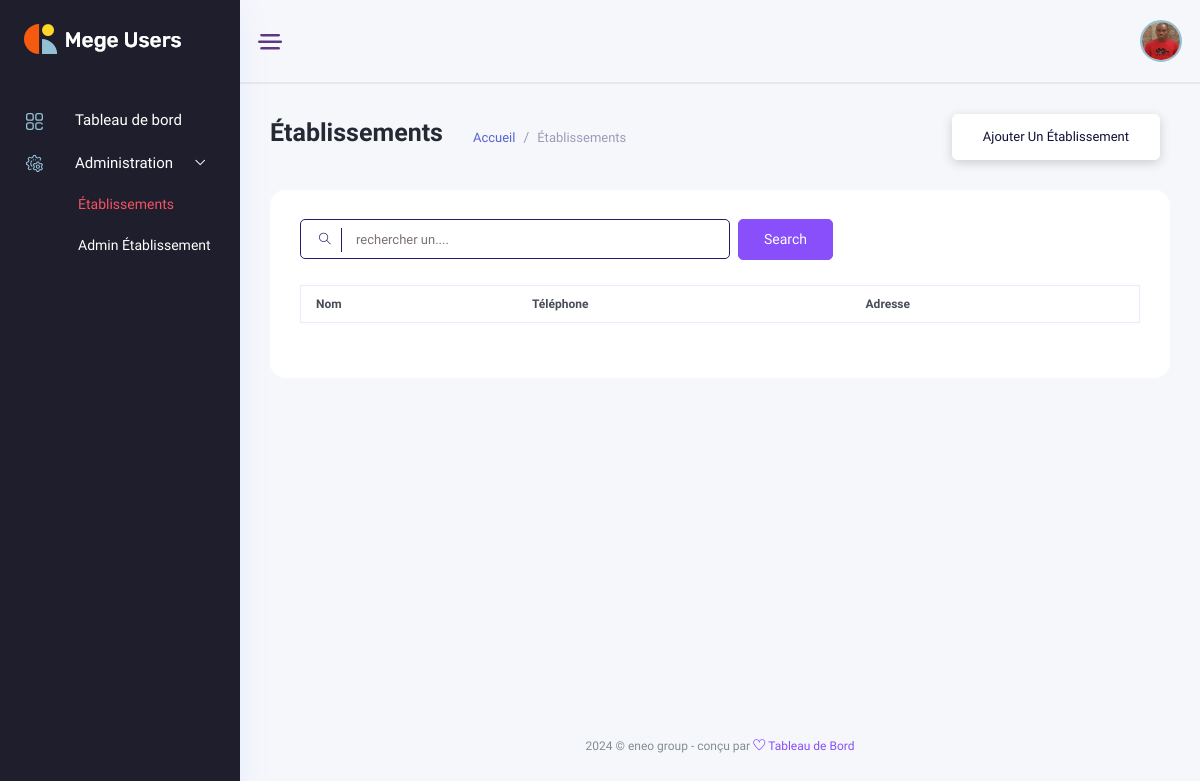
The app's page /établissements/, older data.
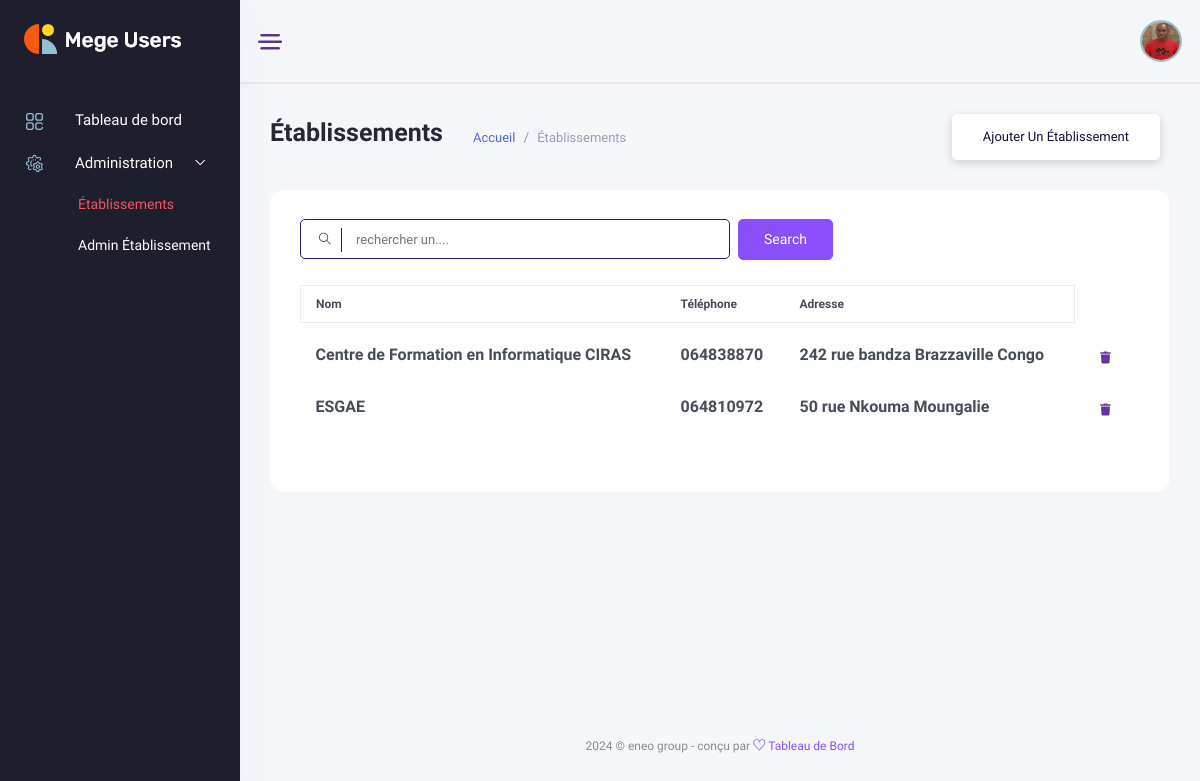
The same page, newer data.
### backend/models/gestion_ecole.py (models this page shows, shortened)
class Etablishment(models.Model):
    name = models.CharField(max_length=120)
    tel = models.CharField(max_length=20)
    address = models.CharField(max_length=100)
    social_address = models.CharField(max_length=100, blank=True, null=True)
    email = models.EmailField(max_length=200, blank=True, null=True)
    bulletin_foot = models.CharField(max_length=50, blank=True, null=True)
    currency = models.CharField(max_length=50, choices=currencies, blank=True, null=True)
    système = models.CharField(max_length=50, choices=systemes, blank=True, null=True)
    status_fees = models.CharField(max_length=50, choices=statues, blank=True, null=True)
    subscription_fees = models.IntegerField(default=1000, blank=True, null=True)
    month = models.IntegerField(default=9, blank=True, null=True)
    re_registration_fees = models.IntegerField(default=800, blank=True, null=True)

### administration/views.py (called while the page is built)
    def get(self, request, *args, **kwargs):
        schools = Etablishment.objects.all()
        return render(request, template_name=self.template_name, context={'schools':schools})

### administration/templates/administration/schools/schools.html (shortened to what this page needs)
{% extends '../base.html' %}
{% load static %}
{% block content %}
<div class="main_content_iner overly_inner ">
    <div class="container-fluid p-0 ">
        <div class="row">
            <div class="col-12">
                <div class="page_title_box d-flex flex-wrap align-items-center justify-content-between">
                    <div class="page_title_left d-flex align-items-center">
                        <h3 class="f_s_25 f_w_700 dark_text mr_30">Établissements</h3>
                        <ol class="breadcrumb page_bradcam mb-0">
                            <li class="breadcrumb-item"><a class='text-primary' href='{% url "administration:index" %}'> Accueil</a></li>
                            <li class="breadcrumb-item"><a>Établissements</a></li>
                        </ol>
                    </div>
                    <div class="page_title_right">
                        <div class="page_date_button d-flex align-items-center">
                            <a href='{% url "administration:add_school" %}' class="white_btn3">Ajouter un établissement</a>
                        </div>
                    </div>
                </div>
            </div>
        </div>
        <div class="row">
            <div class="col-lg-12">
                <div class="white_card card_height_100 mb_30 pt-4">
                    <div class="white_card_body">
                        <div class="QA_section">
                            <div class="white_box_tittle list_header">
                                <div class="box_right d-flex lms_block">
                                    <div class="serach_field_2">
                                        <div class="search_inner">
                                            <form Active="#">
                                                <div class="search_field">
                                                    <input type="text" id="searchInput" placeholder="rechercher un....">
                                                </div>
                                                <button type="submit"> <i class="ti-search"></i> </button>
                                            </form>
                                        </div>
                                    </div>
                                    <div class="add_button ms-2">
                                        <a href="#" data-toggle="modal" data-target="#addcategory" class="btn_1">search</a>
                                    </div>
                                </div>
                            </div>
                            <div class="QA_table mb_30">
                                <table id="dataTable" class="table lms_table_active ">
                                    <thead>
                                        <tr>
                                            <th scope="col">Nom</th>
                                            <th scope="col">Téléphone</th>
                                            <th scope="col">Adresse</th>
                                        </tr>
                                    </thead>
                                    <tbody id="elementList">
                                        {% for school in schools %}
                                            <tr data-id="{{ item.id }}">
                                                <td><h6> {{ school.name }} </h6></td>
                                                <td><h6> {{ school.tel }} </h6></td>
                                                <td><h6> {{ school.address }} </h6></td>
                                                <td>
                                                    <div class="action_btns d-flex">
                                                        <a href="#" onclick="deleteItem({{ school.id }})" class="action_btn"> <i class="fas fa-trash"></i> </a>
                                                    </div>
                                                </td>
                                            </tr>
                                        {% endfor %}
                                    </tbody>
                                </table>
                            </div>
                        </div>
                    </div>
                </div>
            </div>
        </div>
    </div>
</div>
{% endblock content %}

### administration/templates/administration/base.html (shortened to what this page needs)
<!DOCTYPE html>
{% load static %}
<html lang="fr">
<head>
    <link rel="stylesheet" href="{% static 'css/bootstrap1.min.css' %}" />
    <link rel="stylesheet" href="{% static 'vendors/themefy_icon/themify-icons.css' %}" />
    <link rel="stylesheet" href="{% static 'vendors/niceselect/css/nice-select.css' %}" />
    <link rel="stylesheet" href="{% static 'vendors/owl_carousel/css/owl.carousel.css' %}" />
    <link rel="stylesheet" href="{% static 'vendors/gijgo/gijgo.min.css' %}" />
    <link rel="stylesheet" href="{% static 'vendors/font_awesome/css/all.min.css' %}" />
    <link rel="stylesheet" href="{% static 'vendors/tagsinput/tagsinput.css' %}" />
    <link rel="stylesheet" href="{% static 'vendors/datepicker/date-picker.css' %}" />
    <link rel="stylesheet" href="{% static 'vendors/vectormap-home/vectormap-2.0.2.css' %}" />
    <link rel="stylesheet" href="{% static 'vendors/scroll/scrollable.css' %}" />
    <link rel="stylesheet" href="{% static 'vendors/datatable/css/jquery.dataTables.min.css' %}" />
    <link rel="stylesheet" href="{% static 'vendors/datatable/css/responsive.dataTables.min.css' %}" />
    <link rel="stylesheet" href="{% static 'vendors/datatable/css/buttons.dataTables.min.css' %}" />
    <link rel="stylesheet" href="{% static 'vendors/text_editor/summernote-bs4.css' %}" />
    <link rel="stylesheet" href="{% static 'vendors/morris/morris.css' %}">
    <link rel="stylesheet" href="{% static 'vendors/material_icon/material-icons.css' %}" />
    <link rel="stylesheet" href="{% static 'css/metisMenu.css' %}">
    <link rel="stylesheet" href="{% static 'css/style1.css' %}" />
    <link rel="stylesheet" href="{% static 'css/colors/default.css' %}" id="colorSkinCSS">
</head>
<body class="crm_body_bg">
    <nav class="sidebar dark_sidebar">
        <div class="logo d-flex justify-content-between">
            <a class="large_logo" href="index-2.html"><img src="{% static 'img/logo_white.png' %}" alt></a>
        </div>
        <ul id="sidebar_menu">
            <li class>
                <a href='{% url "accountant_dashboard:index" %}' aria-expanded="false">
                    <div class="nav_icon_small">
                    <img src="{% static 'img/menu-icon/dashboard.svg' %}" alt>
                    </div>
                    <div class="nav_title">
                        <span>Tableau de bord</span>
                    </div>
                </a>
            </li>
            <li class>
                <a class="has-arrow" href="#" aria-expanded="false">
                    <div class="nav_icon_small">
                        <img src="{% static 'img/menu-icon/18.svg' %}" alt>
                    </div>
                    <div class="nav_title">
                        <span>Administration </span>
                    </div>
                </a>
                <ul>
                    <li><a href='{% url "administration:schools" %}'>Établissements</a></li>
                    <li><a href=''>Admin Établissement</a></li>
                </ul>
            </li>
        </ul>
    </nav>
    <section class="main_content dashboard_part large_header_bg">
        <div class="container-fluid g-0">
            <div class="row">
                <div class="col-lg-12 p-0 ">
                    <div class="header_iner d-flex justify-content-between align-items-center">
                        <div class="line_icon open_miniSide d-none d-lg-block">
                            <img src="{% static 'img/line_img.png' %}" alt>
                        </div>
                        <div class="header_right d-flex justify-content-between align-items-center">
                            <div class="profile_info">
                                <img src="{% static 'img/membre.jpg' %}" width="50" height="50" alt="#">
                            </div>
                        </div>
                    </div>
                </div>
            </div>
        </div>
        {% block content %}{% endblock %}
        <div class="footer_part">
            <div class="container-fluid">
                <div class="row">
                    <div class="col-lg-12">
                        <div class="footer_iner text-center">
                            <p>{% now "Y" %} © eneo group - conçu par <a href="#"> <i class="ti-heart"></i> </a><a href="#"> Tableau de Bord</a></p>
                        </div>
                    </div>
                </div>
            </div>
        </div>
    </section>
</body>
</html>

### elimu_universite/static/css/metisMenu.css (style rules this page uses)
.metismenu .has-arrow { position:relative }
.metismenu .has-arrow::after { position:absolute;content:'';transform:rotate(-90deg) translate(0,-50%);transform-origin:top;top:50%;transition:all .3s ease-out;right:40px;content:"\e64b";font-family:themify;color:#a5adc6;font-weight:600;font-size:14px }
.metismenu .mm-active>.has-arrow::after,.metismenu .has-arrow[aria-expanded=true]::after { transform:rotate(180deg) translate(0,-50%) }

Row changes from the older to the newer data that the page shows:
added Etablishment: name "Centre de Formation en Informatique CIRAS", tel "064838870", address "242 rue bandza Brazzaville Congo"
added Etablishment: name "ESGAE", tel "064810972", address "50 rue Nkouma Moungalie"
